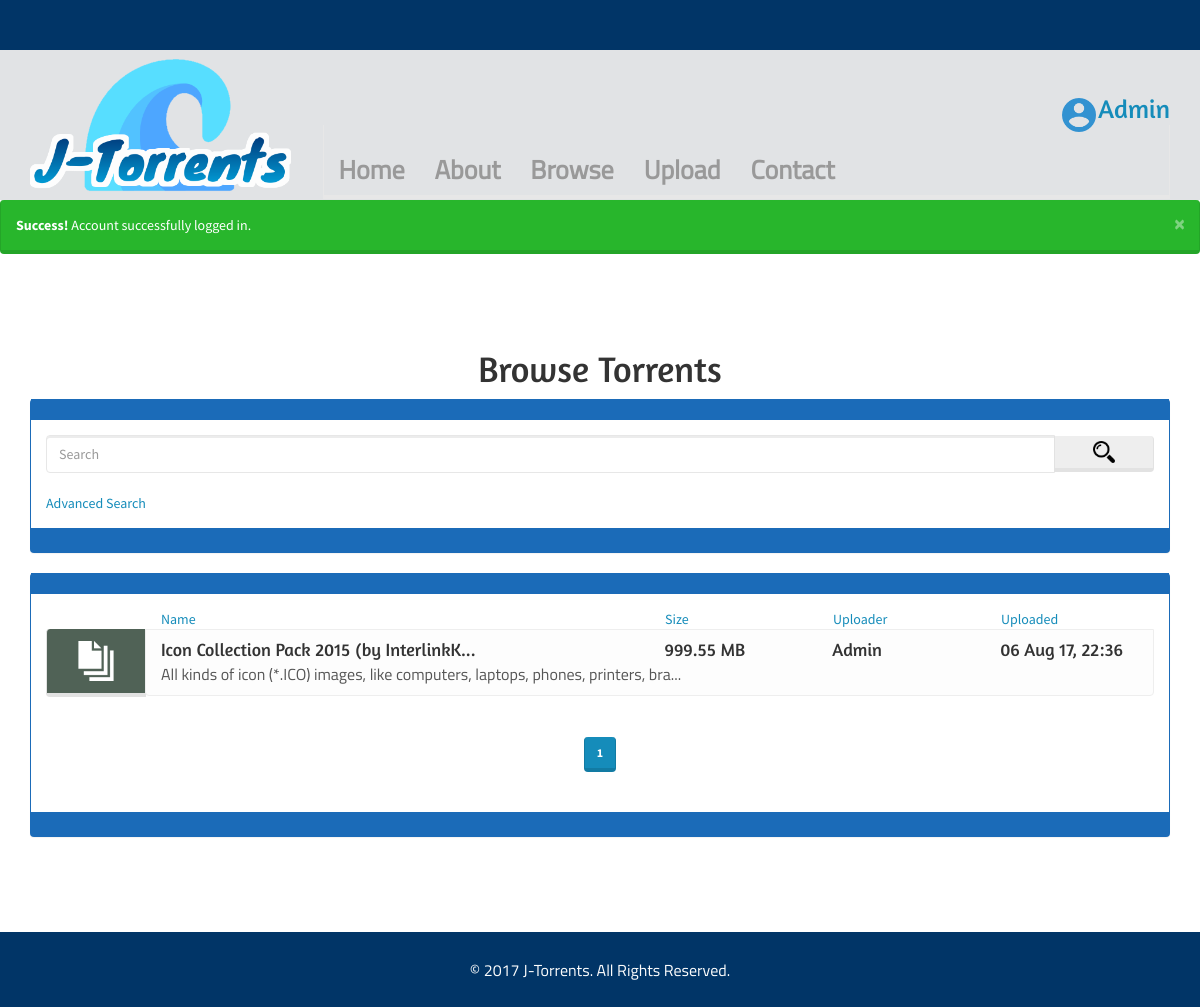
Page /browse.php?filter=8 (signed in) on the committed database.
### tables this page shows
CREATE TABLE torrents (
id INT NOT NULL UNIQUE AUTO_INCREMENT,
name VARCHAR(255) NOT NULL,
description TEXT NOT NULL,
file_count INT NOT NULL,
file_size BIGINT NOT NULL,
source VARCHAR(255) NOT NULL UNIQUE,
cover VARCHAR(255) NOT NULL UNIQUE,
date_created TIMESTAMP
DEFAULT CURRENT_TIMESTAMP,
user_id INT,
torrent_category_id INT,
PRIMARY KEY(id),
FOREIGN KEY(user_id)
REFERENCES users(id)
ON UPDATE CASCADE
ON DELETE SET NULL,
FOREIGN KEY(torrent_category_id)
REFERENCES torrent_categories(id)
ON UPDATE CASCADE
ON DELETE SET NULL
);

CREATE TABLE users (
id INT NOT NULL UNIQUE AUTO_INCREMENT,
username VARCHAR(255) NOT NULL UNIQUE,
password VARCHAR(255) NOT NULL,
email VARCHAR(255) NOT NULL UNIQUE,
date_created TIMESTAMP
DEFAULT CURRENT_TIMESTAMP,
role_id INT,
PRIMARY KEY(id),
FOREIGN KEY(role_id)
REFERENCES roles(id)
ON UPDATE CASCADE
ON DELETE SET NULL
);

### libraries/library.php (the view, shortened to what this page needs)
<?php
	function format_date($date) {
		$date = strtotime($date);
		$date = date('d M y, H:i', $date);
		return $date;
	}
	function format_size($bytes) {
		if($bytes >= 1073741824)
			$bytes = number_format($bytes / 1073741824, 2) . ' GB';
		elseif($bytes >= 1048576)
			$bytes = number_format($bytes / 1048576, 2) . ' MB';
		elseif($bytes >= 1024)
			$bytes = number_format($bytes / 1024, 2) . ' KB';
		elseif($bytes > 1)
			$bytes = $bytes . ' bytes';
		elseif($bytes == 1)
			$bytes = $bytes . ' byte';
		else
			$bytes = '0 bytes';
		return $bytes;
	}
	function list_items($file_name) {
		global $conn;
		$items = [];
		$select = $where = $order = '';
		$search = $filter = $torrent = $sort = $issue = '';
		if($file_name == 'home' || $file_name == 'browse') {
			$select = 'SELECT t.id torrent_id, t.name torrent_name, description, file_count, file_size, source, cover, t.date_created torrent_date, u.id user_id, username, tc.id category_id, tc.name category_name FROM torrents t JOIN users u ON t.user_id = u.id JOIN torrent_categories tc ON t.torrent_category_id = tc.id';
		}
		elseif($file_name == 'torrent') {
			$select = 'SELECT c.id comment_id, message, c.date_created comment_date, u.id user_id, username, t.id torrent_id, t.name torrent_name FROM comments c JOIN users u ON c.user_id = u.id JOIN torrents t ON c.torrent_id = t.id';
		}
		if(isset($_GET['filter'])) {
			$filter = $_GET['filter'];
			$where .= 'tc.id IN (' . $filter . ')';
			$filter = '&filter=' . $filter;
		}
		if($file_name == 'home' || $file_name == 'browse') {
			$order = ' ORDER BY torrent_date DESC';
		}
		elseif($file_name == 'torrent') {
			$order = ' ORDER BY comment_date DESC';
		}
		elseif($file_name == 'admin') {
			$order = ' ORDER BY message_date DESC';
		}
		if($where) {
			$where = ' WHERE ' . $where;
		}
		$query_string = $search . $filter . $torrent . $sort . $issue;
		$sql = $select . $where . $order;
		$result = mysqli_query($conn, $sql);
		if(mysqli_num_rows($result) > 0) {
			while($row = mysqli_fetch_assoc($result)) {
				$items[] = $row;
			}
			if($file_name == 'home') {
				$max_items = 12;
			}
			else {
				$max_items = 6;
			}
			$total_items = count($items);
			if(isset($_GET['page'])) {
				$curr_page = (int)$_GET['page'];
				$idx = ($curr_page - 1) * $max_items;
			}
			else {
				$curr_page = 1;
				$idx = 0;
			}
			echo '<div class="list-group">';
			for($i = $idx; $i < $idx + $max_items && $i < $total_items; $i++) {
				$idx_arr = array_keys($items, $items[$i]);
				extract($items[$i]);
				if($file_name == 'home') {
					unset($_SESSION['torrent']);
					if(strlen($torrent_name) > 25) {
						$torrent_name = substr($torrent_name, 0, 25) . '...';
					}
					echo '<figure>
							  <a href="torrent.php?idx=' . $idx_arr[0] . '&torrent=' . $torrent_id . '">
								  <img src="' . $cover . '" alt="' . $torrent_name . '" width="240" height="320">
							  </a>
							  <figcaption class="text-center">
							  	  <h4>' . $torrent_name . '</h4>
							  	  <p>(' . $category_name . ')</p>
							  </figcaption>
						  </figure>';
				}
				elseif($file_name == 'browse') {
					if(strlen($torrent_name) > 40) {
						$torrent_name = substr($torrent_name, 0, 40) . '...';
					}
					if(strlen($description) > 80) {
						$description = substr($description, 0, 80) . '...';
					}
					echo '<div class="input-group list-item">
							  <div class="input-group-btn">
								  <a href="?filter=' . $category_id . '" class="btn btn-default ' . strtolower($category_name) . '" data-toggle="tooltip" data-placement="left" title="' . $category_name . '">
									  <img src="images/torrent/' . strtolower($category_name) . '.png" alt="' . $category_name . '">
								  </a>
							  </div>
							  <a href="torrent.php?idx=' . $idx_arr[0] . '&torrent=' . $torrent_id . '" class="list-group-item ';
								  if($i % 2)
								  	  echo 'even-row';
								  else
								  	  echo 'odd-row';
								  echo '">
								  <div class="row">
								  	  <h4 class="list-group-item-heading col-sm-6 item_name">' . $torrent_name . '</h4>
								  	  <h4 class="list-group-item-heading col-xs-4 col-sm-2">' . format_size($file_size) . '</h4>
								  	  <h4 class="list-group-item-heading col-xs-4 col-sm-2">' . $username . '</h4>
								  	  <h4 class="list-group-item-heading col-xs-4 col-sm-2 format_date">' . format_date($torrent_date) . '</h4>
								  	  <p class="list-group-item-text hidden-xs col-sm-12 item_desc">' . $description . '</p>
							  	  </div>
							  </a>
						  </div>
						  <input type="hidden" class="item_date" value="' . $torrent_date . '">';
				}
			}
			echo '</div>';
		if($file_name != 'home') {
			echo '<div class="text-center">
					  <ul class="pagination">';
				$pages = ceil($total_items / $max_items);
				for($i = 1; $i <= $pages; $i++) {
					echo '<li';
					if($i == $curr_page) {
						echo ' class="active"';
					}
					echo '><a href="?page=' . $i . $query_string . '">' . $i . '</a></li>';
				}
				echo '</ul>
				  </div>';
		}
		}
	}

### css/style.css (style rules this page uses)
h1, h2, h3, h4, h5, .username { font-family: amaranth, "Trebuchet MS", sans-serif; }
p, label, .navbar ul > li > a { font-family: titilliumweb, "Lucida Sans Unicode", sans-serif; font-size: 16px; }
html, body { height: 100%; }
main .input-group-btn > .btn { padding: 20px 0; width: 70px; }
main .list-item h4 { font-size: 14px; }
main .list-item p { font-size: 12px; }
@media (min-width: 768px) { main .input-group-btn > .btn { padding: 20px 0; width: 80px; } }
@media (min-width: 768px) { main .list-item p { margin-top: 9px; } }
@media (min-width: 992px) { main .input-group-btn > .btn { padding: 12px 0; width: 90px; } }
@media (min-width: 992px) { main .list-item h4 { font-size: 16px; } }
@media (min-width: 992px) { main .list-item p { font-size: 14px; margin-top: 4px; } }
@media (min-width: 1200px) { main .input-group-btn > .btn { width: 100px; } }
@media (min-width: 1200px) { main .list-item h4 { font-size: 18px; } }
@media (min-width: 1200px) { main .list-item p { font-size: 16px; margin-top: 0; } }
main .input-group-btn > .btn > img { height: 40px; }
main .odd-row { background-color: #fdfdfd; }
.browse .input-group-btn > .other { background-color: #506256; }

### rows in the picture
torrents: name "Icon Collection Pack 2015 (by InterlinkK...", file_size "999.55 MB", user.username "Admin", date_created "06 Aug 17, 22:36", description "All kinds of icon (*.ICO) images, like computers, laptops, phones, printers, bra..."

### other values in the picture
$_SESSION['username'] "Admin"
$msg_arr['message'] "Success! Account successfully logged in."
get_title() "Browse Torrents"
